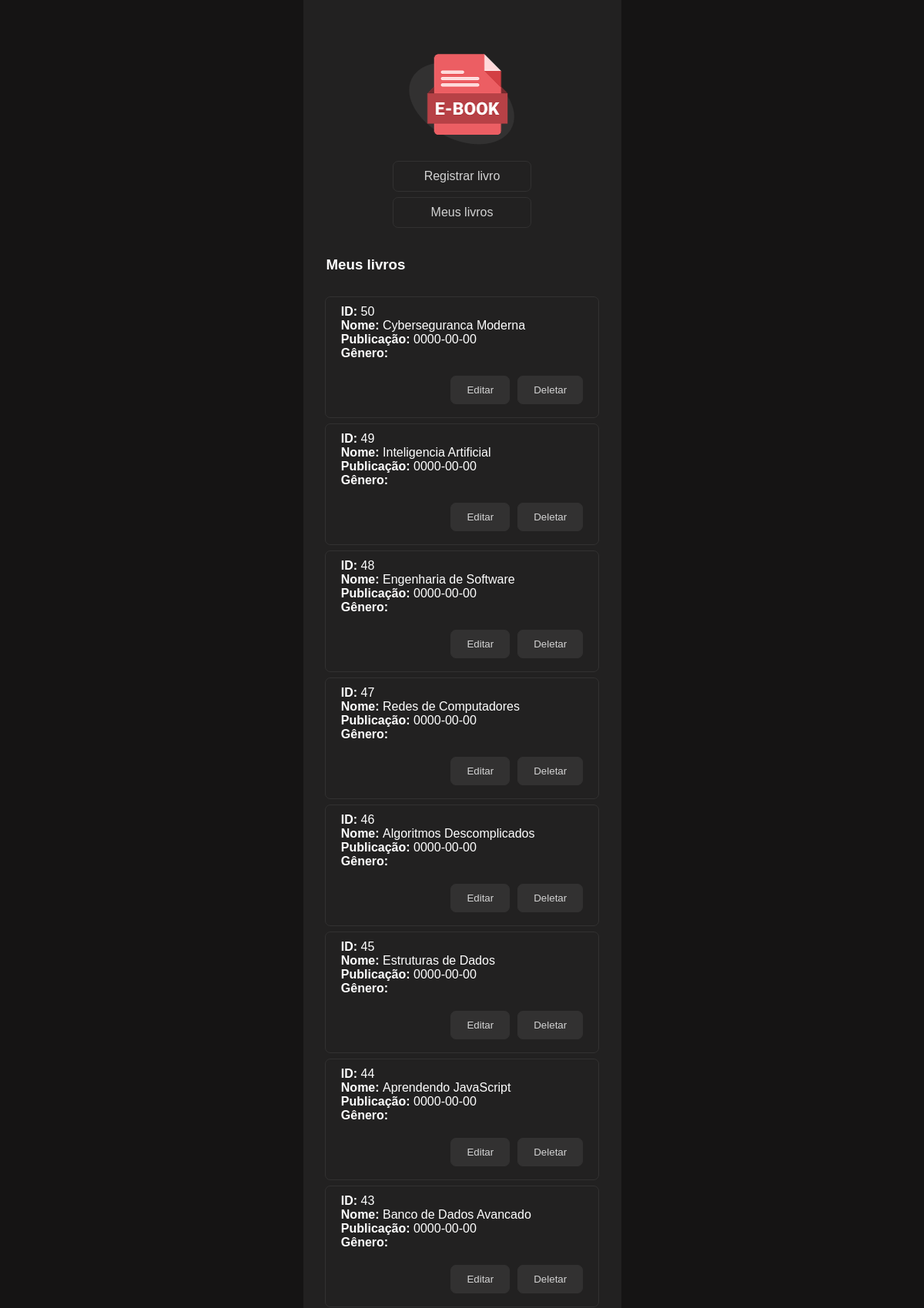
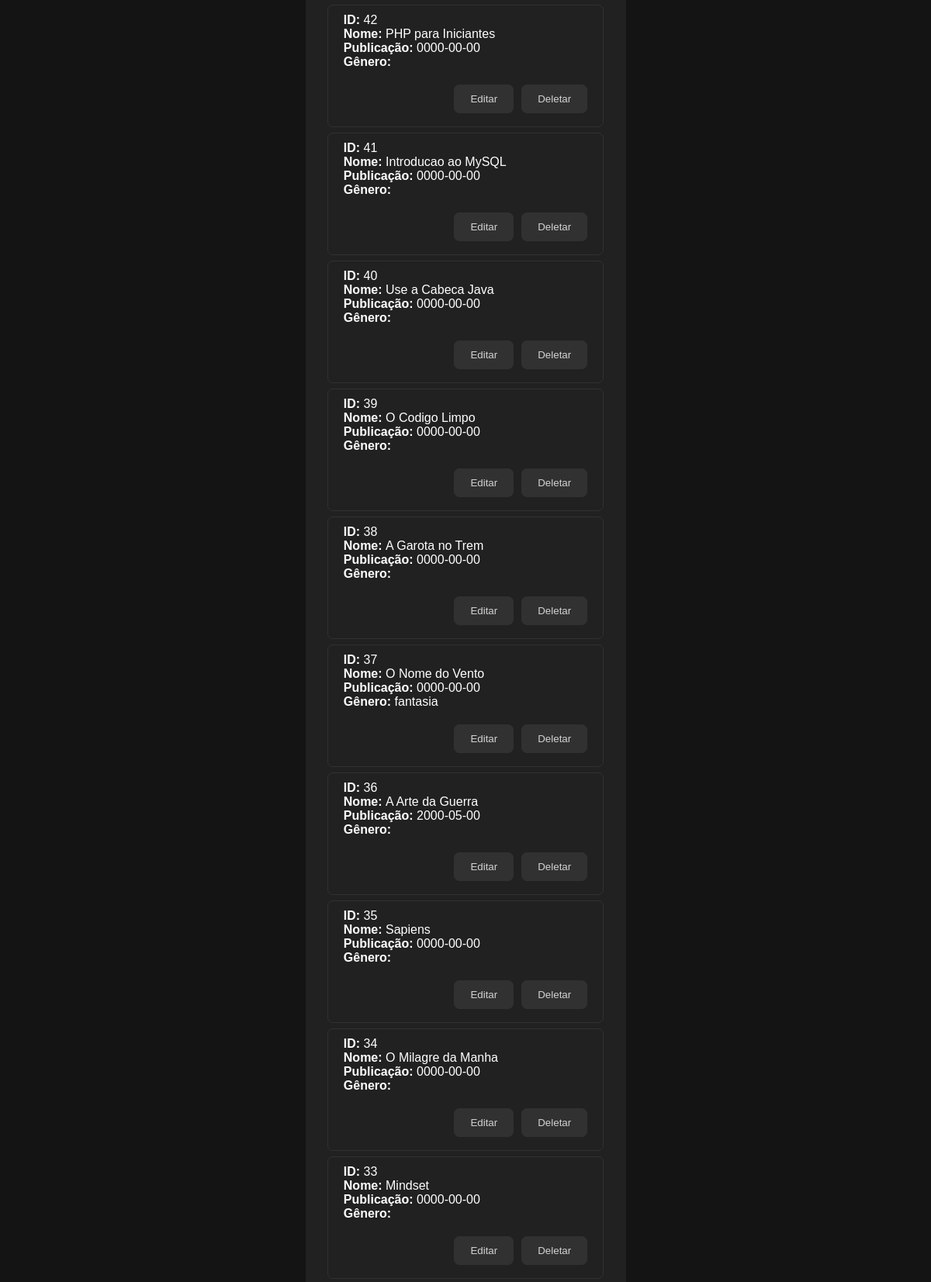
The page /app/pages/meus-livros.php (upper part) on the database its author committed (2 pictures, top to bottom).
### tables this page shows
create table registrar_livro (
    id int auto_increment not null,
    nome varchar(200) not null,
    ano_publicação date not null,
    genero enum(
        'fantasia',
        'comedia',
        'drama',
        'infantil',
        'romance',
        'aventura',
        'ficcao',
        'luta',
        'terror'
    ),

    primary key (id)
);

### app/includes/functions.php (called while the page is built, shortened)
<?php
    function MeusLivros($conn)
    {
        $stmt = $conn->prepare('SELECT * FROM registrar_livro ORDER BY id DESC;');
        if (!$stmt->execute()) {
            die("<p style='color:#f00;'>Erro no execute: " . htmlspecialchars($stmt->error) . "</p>");
        }
        $result = $stmt->get_result();
        $livros = $result->fetch_all(MYSQLI_ASSOC);
    }
?>

### app/pages/meus-livros.php (the view, shortened to what this page needs)
<?php
require_once __DIR__ . '/../config/database.php';
require_once __DIR__ . '/../includes/functions.php';
MeusLivros($conn);
?>
<!DOCTYPE html>
<html lang="pt-br">
<head>
    <link rel="stylesheet" href="/6_gerenciamento_de_livros/app/styles.css">
</head>
<body>
    <section class="wid-mob">
        <div class="alig-center">
            <?php require_once __DIR__ . '/../includes/header.php'; ?>
        </div>
        <h3 class="alig-left">Meus livros</h3>
        <?php if (!empty($livros)): ?>
            <?php foreach ($livros as $row): ?>
                <div class="alig-left card-primary cont-livros" id="livro-<?= $row['id'] ?>">
                    <div class="info-display" id="info-<?= $row['id'] ?>">
                        <p><b>ID: </b><?= (int)($row['id']) ?></p>
                        <p><b>Nome: </b><span id="nome-display-<?= $row['id'] ?>"><?= htmlspecialchars($row['nome']) ?></span></p>
                        <p><b>Publicação: </b><span id="ano-display-<?= $row['id'] ?>"><?= htmlspecialchars($row['ano_publicação']) ?></span></p>
                        <p><b>Gênero: </b><span id="genero-display-<?= $row['id'] ?>"><?= htmlspecialchars($row['genero']) ?></span></p>
                    </div>
                    <div class="cont-ico">
                        <button type="button" class="btn-secundario campo-edicao ativo" id="btn-editar-<?php echo $row['id'];?>" onclick="editarLivro(<?= $row['id'] ?>, event)">Editar</button>
                        <button type="button" class="btn-secundario campo-edicao ativo" id="btn-deletar-<?php echo $row['id']?>" onclick="deletarLivro(<?= $row['id'] ?>, event)">Deletar</button>
                    </div>
                </div>
            <?php endforeach; ?>
        <?php else: ?>
            <p class="alig-left">Nenhum livro cadastrado.</p>
        <?php endif; ?>
    </section>
</body>
</html>

### app/includes/header.php
<a href="/6_gerenciamento_de_livros/app/index.php"><img src="/6_gerenciamento_de_livros/app/assets/logo-media.png" height="148.52" width="172.12" alt="Imagem gerenciamento de ebook"></a>
<a class="btn-primary" href="/6_gerenciamento_de_livros/app/pages/registrar-livro.php">Registrar livro</a>
<a class="btn-primary" href="/6_gerenciamento_de_livros/app/pages/meus-livros.php">Meus livros</a>

### app/styles.css (style rules this page uses)
:root { color: white; --bg-primario: #151414; --bg-secundario: #222121; --text-primario: #d3d3d3; --text-secundario: #929191; --border-primario: #323131; --border-secundario: #252525; }
* { font-family: Arial, Helvetica, sans-serif; padding: 0; margin: 0; color: white; }
body { display: flex; flex-direction: column; align-items: center; background-color: var(--bg-primario); text-align: center; }
.wid-mob { display: flex; flex-direction: column; justify-content: flex-start; align-items: center; width: 393px; height: max-content; padding: 0 10px 150px 10px; background-color: var(--bg-secundario); }
.alig-center { display: flex; flex-direction: column; align-items: center; height: fit-content; padding: 0 40px; margin: 60px 0 0 0; }
.alig-left { display: flex; flex-direction: column; text-align: left; padding: 10px 20px; }
.btn-primary { width: 80%; color: var(--text-primario); background-color: transparent; border: 1px solid var(--border-primario); border-radius: 7px; padding: 10px 20px; margin-bottom: 7px; text-decoration: none; cursor: pointer; }
.btn-secundario { width: auto; color: var(--text-primario); background-color: var(--border-primario); border: 1px solid var(--border-primario); border-radius: 7px; padding: 10px 20px; margin-bottom: 7px; text-decoration: none; cursor: pointer; }
h3 { width: 100%; margin: 20px 20px 20px 60px; text-align: left; }
.card-primary { width: 80%; color: var(--text-primario); background-color: transparent; border: 1px solid var(--border-primario); border-radius: 7px; padding: 10px 20px; margin-bottom: 7px; text-decoration: none; }
.cont-livros { display: flex; flex-direction: column; gap: 10px; }
.cont-ico { display: flex; justify-content: flex-end; gap: 10px; margin-top: 10px; }
.campo-edicao { display: none; }
.campo-edicao.ativo { display: block; }
.info-display { display: block; }

### rows shown on the page
registrar_livro: id "50", nome "Cyberseguranca Moderna", ano_publicação "0000-00-00"
registrar_livro: id "49", nome "Inteligencia Artificial", ano_publicação "0000-00-00"
registrar_livro: id "48", nome "Engenharia de Software", ano_publicação "0000-00-00"
registrar_livro: id "47", nome "Redes de Computadores", ano_publicação "0000-00-00"
registrar_livro: id "46", nome "Algoritmos Descomplicados", ano_publicação "0000-00-00"
registrar_livro: id "45", nome "Estruturas de Dados", ano_publicação "0000-00-00"
registrar_livro: id "44", nome "Aprendendo JavaScript", ano_publicação "0000-00-00"
registrar_livro: id "43", nome "Banco de Dados Avancado", ano_publicação "0000-00-00"
registrar_livro: id "42", nome "PHP para Iniciantes", ano_publicação "0000-00-00"
registrar_livro: id "41", nome "Introducao ao MySQL", ano_publicação "0000-00-00"
registrar_livro: id "40", nome "Use a Cabeca Java", ano_publicação "0000-00-00"
registrar_livro: id "39", nome "O Codigo Limpo", ano_publicação "0000-00-00"
registrar_livro: id "38", nome "A Garota no Trem", ano_publicação "0000-00-00"
registrar_livro: id "37", nome "O Nome do Vento", ano_publicação "0000-00-00", genero "fantasia"
registrar_livro: id "36", nome "A Arte da Guerra", ano_publicação "2000-05-00"
registrar_livro: id "35", nome "Sapiens", ano_publicação "0000-00-00"
registrar_livro: id "34", nome "O Milagre da Manha", ano_publicação "0000-00-00"
registrar_livro: id "33", nome "Mindset", ano_publicação "0000-00-00"
